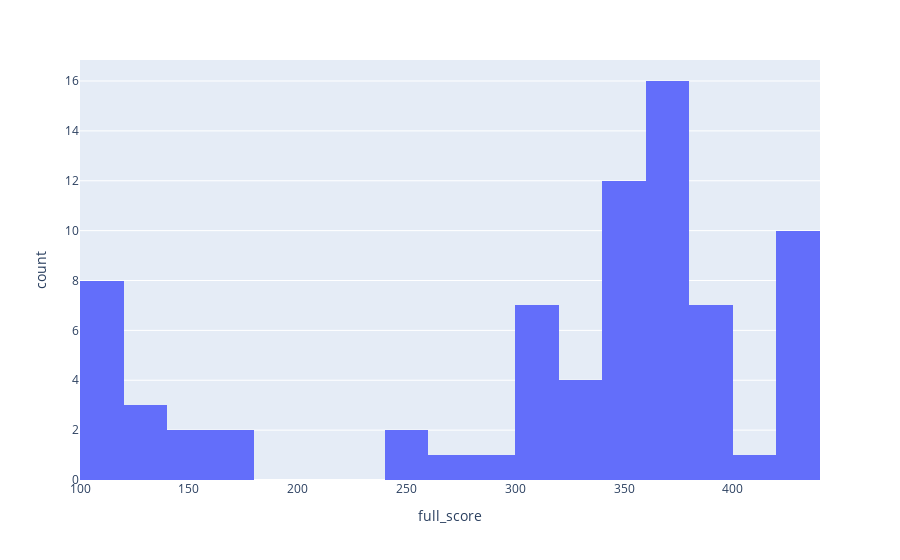

Notebook code cell kept with this figure:
### Markdown cell above
## BstA scores

### Code cell
bsta_scores = pd.DataFrame(df_all[df_all['target_name'] == 'BstA'].set_index('file')['full_score'])

fig = px.histogram(bsta_scores, x='full_score', nbins=20)
fig.show()

### Figure 1 — Plotly figure (JSON) as saved in the notebook; plotly's stock layout.template omitted (floating-point values rounded to 4 significant figures)
{"data": [{"alignmentgroup": "True", "bingroup": "x", "hoverlabel": {"namelength": 0}, "hovertemplate": "full_score=%{x}<br>count=%{y}", "legendgroup": "", "marker": {"color": "#636efa"}, "name": "", "nbinsx": 20, "offsetgroup": "", "orientation": "v", "showlegend": false, "type": "histogram", "x": [302.9, 364.7, 423.8, 342.4, 423.1, 370.6, 276.5, 375.8, 393.3, 368.5, 366.4, 113.1, 128.2, 424.4, 173.6, 369.3, 349.1, 351.4, 340.7, 381.4, 327.8, 347.8, 100.2, 347.2, 424.7, 383.1, 373.3, 390.5, 337.9, 159.8, 165.5, 353.2, 302.9, 362.7, 118.1, 368.1, 361.7, 354.5, 113.9, 364.4, 296.6, 108.3, 348.2, 353.8, 352.2, 117.1, 300.3, 368.5, 404.6, 424.4, 116.6, 301.6, 424.7, 252.1, 367.2, 375.5, 423.2, 351.2, 424.7, 321.7, 300.3, 302.9, 424.7, 121.8, 424.4, 369.6, 382.4, 307.6, 367.8, 248.6, 128.6, 388.8, 154.2, 114.9, 382, 339.2], "xaxis": "x", "yaxis": "y"}], "layout": {"autosize": true, "barmode": "relative", "legend": {"tracegroupgap": 0}, "margin": {"t": 60}, "xaxis": {"anchor": "y", "autorange": true, "domain": [0, 1], "range": [100, 440], "title": {"text": "full_score"}, "type": "linear"}, "yaxis": {"anchor": "x", "autorange": true, "domain": [0, 1], "range": [0, 16.84], "title": {"text": "count"}}}}
